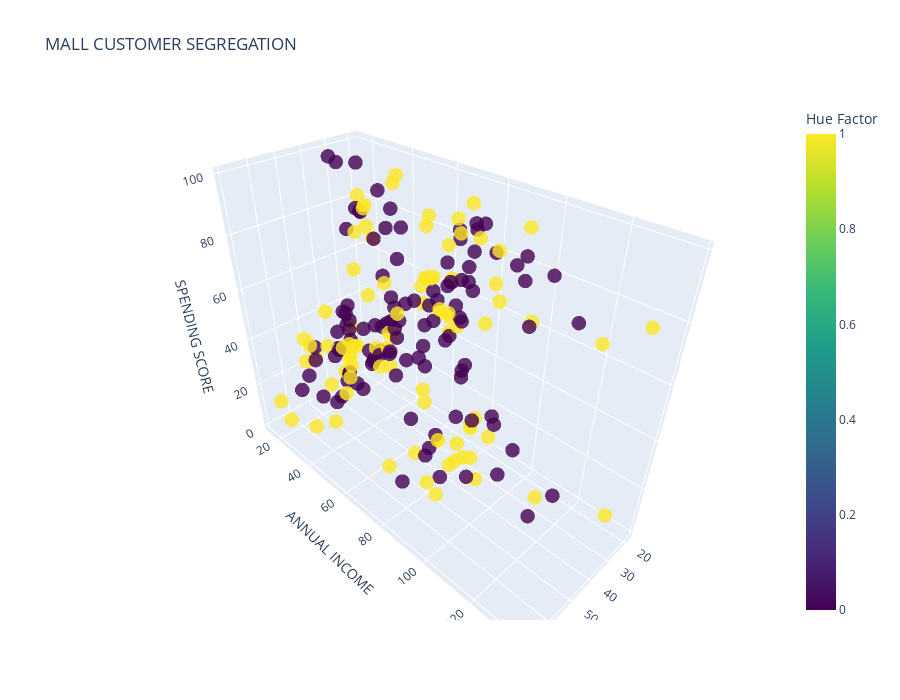

Write notebook code for a chart like this one.
### Code cell
fig = go.Figure(data=[go.Scatter3d(
    x=df['Age'],  # x coordinates
    y=df['Annual Income (k$)'],  # y coordinates
    z=df['Spending Score (1-100)'],  # z coordinates
    mode='markers',  # display points
    marker=dict(
        size=5,
        color=df['Gender'],  # set color based on hue factor
        colorscale='Viridis',  # color scale
        opacity=0.8,
        colorbar=dict(title="Hue Factor")  # colorbar legend for hue factor
    )
)])


fig.update_layout(
    scene=dict(
        xaxis_title='AGE',
        yaxis_title='ANNUAL INCOME',
        zaxis_title='SPENDING SCORE'
    ),
    title="MALL CUSTOMER SEGREGATION",
    height = 700
)


fig.show()

### Figure 1 — Plotly figure (JSON) as saved in the notebook; plotly's stock layout.template omitted (floating-point values rounded to 4 significant figures; data arrays with more than 128 entries replaced by an {"elided": "..."} marker saying what was removed)
{"data": [{"marker": {"color": {"elided": "200 int values"}, "colorbar": {"title": {"text": "Hue Factor"}}, "colorscale": [[0, "#440154"], [0.1111, "#482878"], [0.2222, "#3e4989"], [0.3333, "#31688e"], [0.4444, "#26828e"], [0.5556, "#1f9e89"], [0.6667, "#35b779"], [0.7778, "#6ece58"], [0.8889, "#b5de2b"], [1, "#fde725"]], "opacity": 0.8, "size": 5}, "mode": "markers", "type": "scatter3d", "x": {"elided": "200 int values"}, "y": {"elided": "200 int values"}, "z": {"elided": "200 int values"}}], "layout": {"height": 700, "scene": {"xaxis": {"title": {"text": "AGE"}}, "yaxis": {"title": {"text": "ANNUAL INCOME"}}, "zaxis": {"title": {"text": "SPENDING SCORE"}}}, "title": {"text": "MALL CUSTOMER SEGREGATION"}}}
